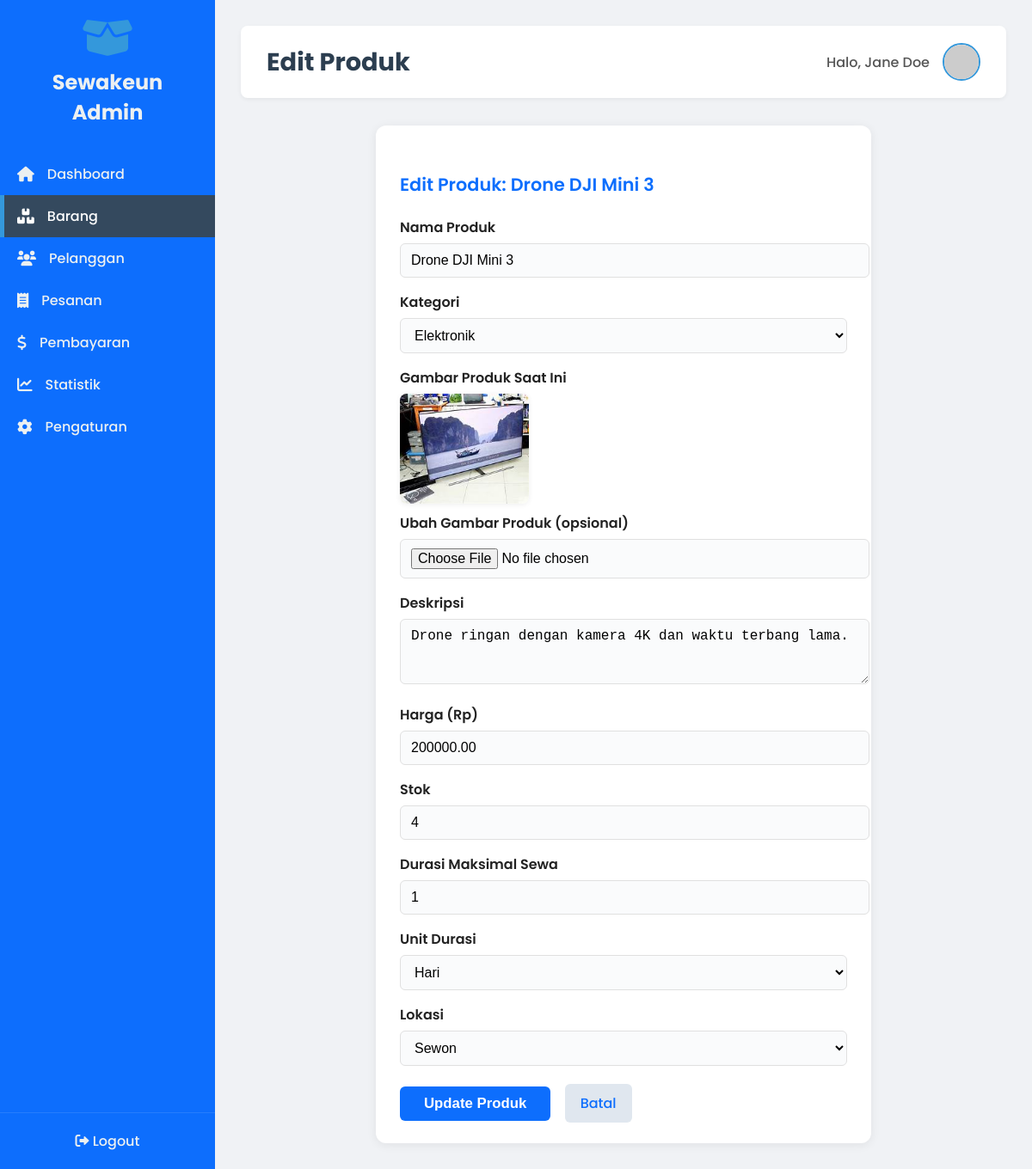
Page /Admin/edit_item.php?id=2 (signed in) on the committed database.
### tables this page shows
CREATE TABLE `produk` (
  `id` int(11) NOT NULL,
  `nama` varchar(100) NOT NULL,
  `kategori_id` int(11) NOT NULL,
  `gambar` varchar(255) DEFAULT NULL,
  `deskripsi` text,
  `harga` decimal(15,2) NOT NULL,
  `stock` int(11) DEFAULT '0',
  `duration_unit` enum('hari','minggu','bulan') DEFAULT 'hari',
  `max_duration` int(11) NOT NULL,
  `is_available` tinyint(1) DEFAULT '1',
  `created_at` datetime DEFAULT CURRENT_TIMESTAMP,
  `updated_at` datetime DEFAULT CURRENT_TIMESTAMP ON UPDATE CURRENT_TIMESTAMP,
  `lokasi_id` int(11) NOT NULL,
  `admin_id` int(11) NOT NULL DEFAULT '3'
);

CREATE TABLE `kategori` (
  `id` int(11) NOT NULL,
  `nama` varchar(100) NOT NULL
);

CREATE TABLE `lokasi` (
  `id` int(11) NOT NULL,
  `nama` varchar(100) NOT NULL
);

### Admin/edit_item.php (the view, shortened to what this page needs)
<?php
include '../koneksi.php';
$id = intval($_GET['id'] ?? 0);
$product_data = null;
if ($id > 0) {
    $query_product = mysqli_query($conn, "SELECT * FROM produk WHERE id=$id");
    $product_data = mysqli_fetch_assoc($query_product);
} else {
    header('Location: item.php');
    exit();
}
$kategori = mysqli_query($conn, "SELECT * FROM kategori");
$lokasi = mysqli_query($conn, "SELECT * FROM lokasi");
?>
<!DOCTYPE html>
<html lang="id">
<head>
    <link rel="stylesheet" href="style.css">
    <link rel="stylesheet" href="style_admin.css">
    <link rel="stylesheet" href="https://cdnjs.cloudflare.com/ajax/libs/font-awesome/6.0.0-beta3/css/all.min.css">
</head>
<body>
    <div class="dashboard-wrapper">
        <aside class="sidebar" style="background:#0d6efd!important;color:#fff!important;">
            <div class="sidebar-logo">
                <i class="fas fa-box-open"></i>
                <h3>Sewakeun Admin</h3>
            </div>
            <nav class="sidebar-nav">
                <ul>
                    <li><a href="index.php"><i class="fas fa-home"></i> Dashboard</a></li>
                    <li><a href="item.php" class="active"><i class="fas fa-boxes"></i> Barang</a></li>
                    <li><a href="pelanggan.php"><i class="fas fa-users"></i> Pelanggan</a></li>
                    <li><a href="pesanan.php"><i class="fas fa-receipt"></i> Pesanan</a></li>
                    <li><a href="pembayaran.php"><i class="fas fa-dollar-sign"></i> Pembayaran</a></li>
                    <li><a href="statistik.php"><i class="fas fa-chart-line"></i> Statistik</a></li>
                    <li><a href="setting.php"><i class="fas fa-cog"></i> Pengaturan</a></li>
                </ul>
            </nav>
            <div class="sidebar-footer">
                <a href="../logout.php"><i class="fas fa-sign-out-alt"></i> Logout</a>
            </div>
        </aside>
        <main class="main-content">
            <header class="main-header">
                <h2>Edit Produk</h2>
                <div class="user-info">
                    <span>Halo, Jane Doe</span>
                    <img src="https://via.placeholder.com/40/CCCCCC/FFFFFF?text=JD" alt="User Avatar" class="user-avatar">
                </div>
            </header>
            <section>
                <form class="edit-produk-card" method="POST" enctype="multipart/form-data">
                    <h3>Edit Produk: <?= htmlspecialchars($product_data['nama']) ?></h3>
                    <label>Nama Produk</label>
                    <input type="text" name="nama" value="<?= htmlspecialchars($product_data['nama']) ?>" required>
                    <label>Kategori</label>
                    <select name="kategori_id" required>
                        <?php while($k = mysqli_fetch_assoc($kategori)): ?>
                        <option value="<?= $k['id'] ?>" <?= ($k['id'] == $product_data['kategori_id']) ? 'selected' : '' ?>><?= htmlspecialchars($k['nama']) ?></option>
                        <?php endwhile; ?>
                    </select>
                    <label>Gambar Produk Saat Ini</label>
                    <?php if($product_data['gambar']): ?>
                        <img src="../<?= htmlspecialchars($product_data['gambar']) ?>" alt="Gambar Produk" style="max-width: 150px; display: block; margin-bottom: 10px;">
                    <?php else: ?>
                        <p>Tidak ada gambar.</p>
                    <?php endif; ?>
                    <label>Ubah Gambar Produk (opsional)</label>
                    <input type="file" name="gambar" accept="image/*">
                    <label>Deskripsi</label>
                    <textarea name="deskripsi" rows="3" required><?= htmlspecialchars($product_data['deskripsi']) ?></textarea>
                    <label>Harga (Rp)</label>
                    <input type="number" name="harga" value="<?= htmlspecialchars($product_data['harga']) ?>" required>
                    <label>Stok</label>
                    <input type="number" name="stock" value="<?= htmlspecialchars($product_data['stock']) ?>" required min="0">
                    <label>Durasi Maksimal Sewa</label>
                    <input type="number" name="max_duration" value="<?= htmlspecialchars($product_data['max_duration']) ?>" required min="1">
                    <label>Unit Durasi</label>
                    <select name="duration_unit" required>
                        <option value="hari" <?= ($product_data['duration_unit'] == 'hari') ? 'selected' : '' ?>>Hari</option>
                    </select>
                    <label>Lokasi</label>
                    <select name="lokasi_id" required>
                        <?php mysqli_data_seek($lokasi, 0); while($l = mysqli_fetch_assoc($lokasi)): ?>
                        <option value="<?= $l['id'] ?>" <?= ($l['id'] == $product_data['lokasi_id']) ? 'selected' : '' ?>><?= htmlspecialchars($l['nama']) ?></option>
                        <?php endwhile; ?>
                    </select>
                    <button type="submit" name="edit_produk">Update Produk</button>
                    <a href="item.php" class="btn-back">Batal</a>
                </form>
            </section>
        </main>
    </div>
</body>
</html>

### Admin/style_admin.css (style rules this page uses)
body { font-family: 'Poppins', sans-serif; margin: 0; background-color: #f0f2f5; }
.dashboard-wrapper { display: flex; min-height: 100vh; }
.sidebar { width: 250px; background-color: #2c3e50; color: #ecf0f1; display: flex; flex-direction: column; padding-top: 20px; box-shadow: 2px 0 10px rgba(0,0,0,0.1); }
.sidebar-logo { text-align: center; margin-bottom: 30px; padding: 0 20px; }
.sidebar-logo i { font-size: 3rem; color: #3498db; margin-bottom: 10px; }
.sidebar-logo h3 { margin: 0; font-size: 1.5rem; font-weight: 700; color: #ecf0f1; }
.sidebar-nav ul { list-style: none; padding: 0; margin: 0; }
.sidebar-nav li a { display: flex; align-items: center; padding: 12px 20px; color: #ecf0f1; text-decoration: none; transition: background-color 0.3s, color 0.3s; font-weight: 500; }
.sidebar-nav li a i { margin-right: 15px; font-size: 1.1rem; }
.sidebar-nav a.active, .sidebar-nav a:hover { background: #1565c0; color: #fff; }
.sidebar-nav li a:hover, .sidebar-nav li a.active { background-color: #34495e; color: #ffffff; border-left: 5px solid #3498db; padding-left: 15px; }
.sidebar-footer { margin-top: auto; padding: 20px; border-top: 1px solid rgba(255,255,255,0.1); text-align: center; }
.sidebar-footer a { color: #ecf0f1; text-decoration: none; font-weight: 500; transition: color 0.3s; }
.main-content { flex-grow: 1; padding: 30px; background-color: #f0f2f5; }
.main-header { display: flex; justify-content: space-between; align-items: center; margin-bottom: 30px; background-color: #ffffff; padding: 20px 30px; border-radius: 8px; box-shadow: 0 2px 5px rgba(0,0,0,0.05); }
.main-header h2 { margin: 0; color: #2c3e50; font-size: 1.8rem; }
.user-info { display: flex; align-items: center; gap: 15px; }
.user-info span { font-weight: 500; color: #555; }
.user-avatar { width: 40px; height: 40px; border-radius: 50%; object-fit: cover; border: 2px solid #3498db; }

### Admin/edit_item.php (style rules this page uses)
.edit-produk-card { background: #fff; border-radius: 12px; box-shadow: 0 2px 12px rgba(0,0,0,0.07); padding: 32px 28px 24px 28px; max-width: 520px; margin: 32px auto 0 auto; }
.edit-produk-card h3 { font-size: 1.3rem; font-weight: 600; margin-bottom: 22px; color: #0d6efd; }
.edit-produk-card label { font-weight: 600; margin-bottom: 6px; display: block; color: #222; }
.edit-produk-card input[type="text"], .edit-produk-card input[type="number"], .edit-produk-card input[type="file"], .edit-produk-card select, .edit-produk-card textarea { width: 100%; padding: 10px 12px; border: 1px solid #e0e0e0; border-radius: 6px; margin-bottom: 16px; font-size: 1rem; background: #fafbfc; transition: border 0.2s; }
.edit-produk-card img { max-width: 140px; border-radius: 8px; margin-bottom: 12px; box-shadow: 0 1px 6px rgba(0,0,0,0.07); }
.edit-produk-card button[type="submit"] { background: #0d6efd; color: #fff; border: none; padding: 10px 28px; border-radius: 6px; font-weight: 600; font-size: 1.05em; cursor: pointer; margin-top: 8px; transition: background 0.2s; }
.edit-produk-card .btn-back { display: inline-block; margin-left: 12px; background: #e0e7ef; color: #0d6efd; border: none; padding: 10px 18px; border-radius: 6px; font-weight: 500; font-size: 1em; text-decoration: none; transition: background 0.2s, color 0.2s; }

### rows in the picture
produk: nama "Drone DJI Mini 3", kategori_id "Elektronik", gambar (picture), deskripsi "Drone ringan dengan kamera 4K dan waktu terbang lama.", harga "200000.00", stock "4", max_duration "1", duration_unit "Hari", lokasi_id "Sewon"
